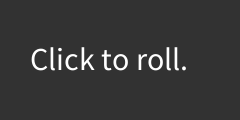
Frame 1 (no input)
Frame 60 (the mouse pressed at the canvas centre just before this capture): identical to frame 1, image omitted
Frame 120 (the mouse held since frame 60 and released just before this capture): identical to frame 1, image omitted

The Processing sketch that drew this single still picture (run headless with seeded random() and noise(); from frame 60 on, the mouse is pressed at the canvas centre):

// Processing sketch: pairOfDice2
// ── pairOfDice2.pde
Die die1;
Die die2;

class Die {
  int x;
  int y;
  int sideLength;
  int dotSize;

  Die(int x, int y, int sideLength) {
    this.x = x;
    this.y = y;
    this.sideLength = sideLength;
    this.dotSize  = sideLength / 6;
  }

  void draw() {
    stroke(120);
    fill(255);
    rect(x, y, sideLength, sideLength, sideLength / 5);
    int roll = (int) (1.0 + random(6));
    textSize(32);
    fill(0);
    if (roll == 1)
    drawDots(new int[] {
      2, 2
    }
    );
    else if (roll == 2) {
      drawDots(new int[] {
        1, 1, 3, 3
      }
      );
    } 
    else if (roll == 3) {
      drawDots(new int[] {
        1, 1, 2, 2, 3, 3
      }
      );
    } 
    else if (roll == 4) {
      drawDots(new int[] {
        1, 1, 1, 3, 3, 1, 3, 3
      }
      );
    } 
    else if (roll == 5) {
      drawDots(new int[] {
        1, 1, 1, 3, 3, 1, 3, 3, 2, 2
      }
      );
    } 
    else {
      drawDots(new int[] {
        1, 1, 1, 3, 2, 1, 2, 3, 3, 1, 3, 3
      }
      );
    }
  }

  void drawDots(int[] indices) {
    int dotSpacing = sideLength/4;
    for (int i = 0; i < indices.length; i = i + 2) 
      ellipse(x + indices[i] * dotSpacing, x + indices[i+1] * dotSpacing, dotSize, dotSize);
  }
}

void setup() {
  size(240, 120);
  setBackground();
  die1 = new Die(10, 10, 100);
  die2 = new Die(130, 10, 100);
  textSize(32);
  text("Click to roll.", 30, 70);
}

void draw() {
}  

void mousePressed() {
  setBackground();
}  

void mouseReleased() {
  setBackground();
  die1.draw();
  die2.draw();
}  

void setBackground() {
  background(50);
}
